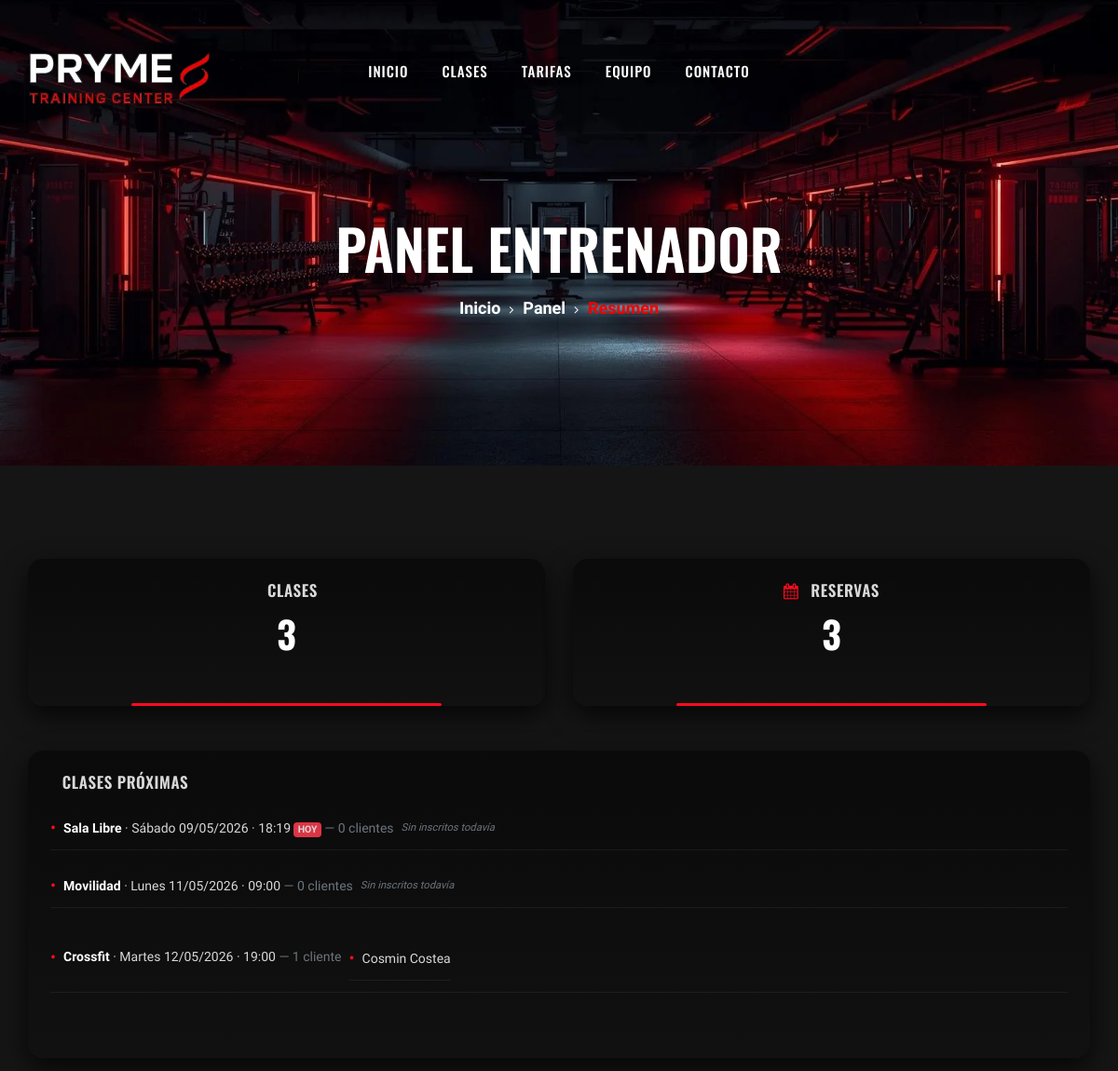
Page /entrenador/ (upper part) on the earlier database version.
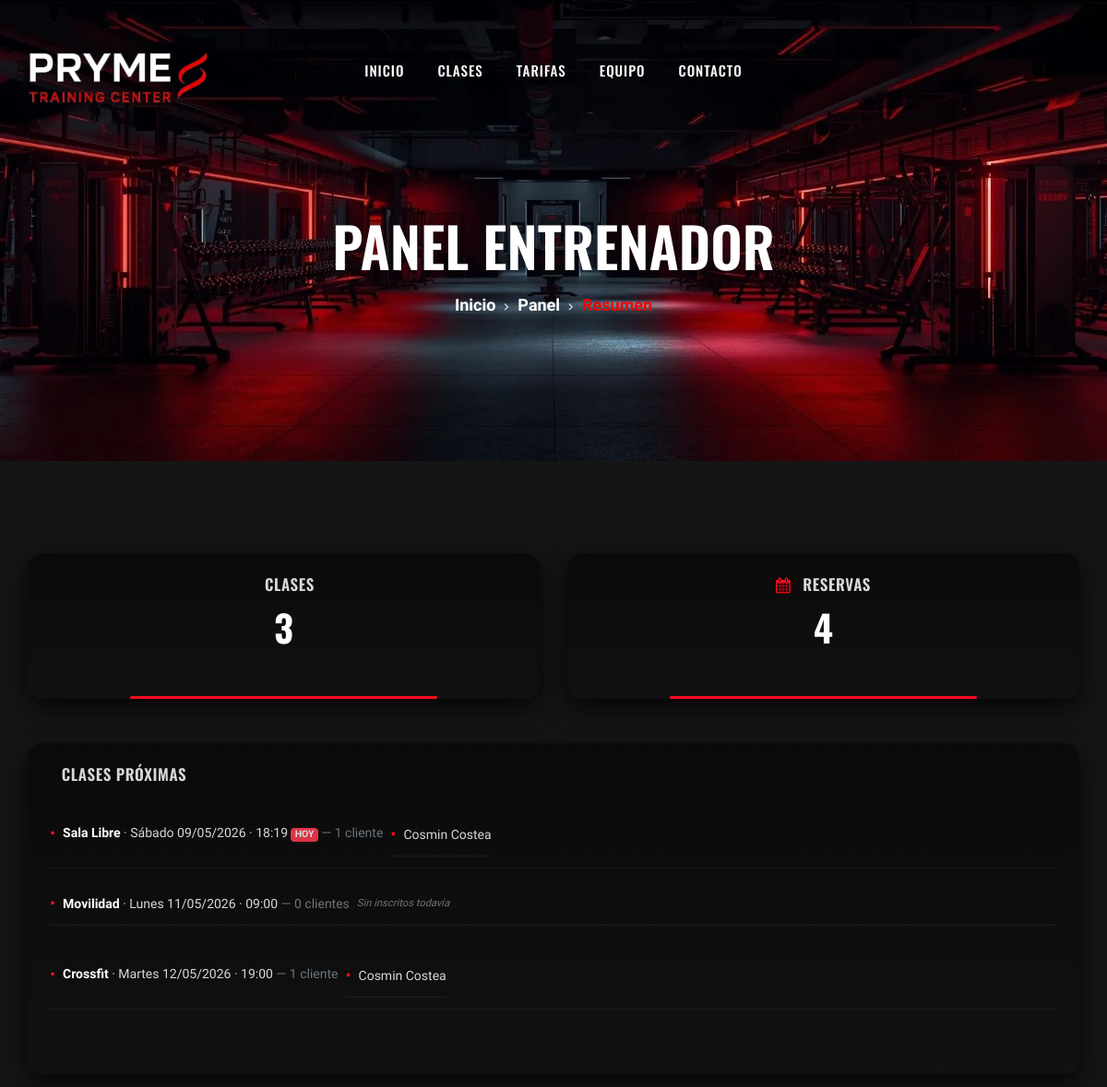
Same page on the later database version.
### gimnasio/models.py (models this page shows, shortened)
class Clase(models.Model):
    nombre = models.CharField(max_length=100)
    descripcion = models.TextField(blank=True, null=True)
    horario = models.CharField(max_length=50)
    entrenador = models.ForeignKey(Entrenador, on_delete=models.SET_NULL, null=True, related_name="clases")
    tarifas = models.ManyToManyField(Tarifa, related_name="clases")
    capacidad = models.IntegerField(default=20)

class Reserva(models.Model):
    ESTADOS = [
        ('reservada', 'Reservada'),
        ('asistio', 'Asistió'),
        ('cancelada', 'Cancelada'),
    ]
    cliente = models.ForeignKey(Cliente, on_delete=models.CASCADE, related_name="reservas")
    clase = models.ForeignKey(Clase, on_delete=models.CASCADE, related_name="reservas")
    fecha_reserva = models.DateField()
    estado = models.CharField(max_length=10, choices=ESTADOS, default='reservada')
    class Meta:
        unique_together = ('cliente', 'clase', 'fecha_reserva')

class Cliente(models.Model):
    nombre = models.CharField(max_length=100)
    email = models.EmailField(unique=True)
    telefono = models.CharField(max_length=20, blank=True)
    password = models.CharField(max_length=255)
    tarifa = models.ForeignKey(Tarifa, on_delete=models.SET_NULL, null=True, related_name="usuarios")
    fecha_registro = models.DateField(auto_now_add=True)

### entrenador/views.py (the view)
# urls.py: path('', views.panel_entrenador, name='panel'),
def panel_entrenador(request):
    entrenador = Entrenador.objects.first()
    clases = Clase.objects.filter(entrenador=entrenador)
    total_clases   = clases.count()
    total_reservas = Reserva.objects.filter(clase__entrenador=entrenador).count()
    proximas = []
    for clase in clases:
        prox_dt = proxima_sesion_clase(clase.nombre)
        if not prox_dt:
            continue
        fecha = prox_dt.date()
        reservas_clase = (
            Reserva.objects
            .filter(clase=clase, fecha_reserva=fecha, estado='reservada')
            .select_related('cliente')
            .order_by('cliente__nombre')
        )
        proximas.append({
            'clase':     clase,
            'fecha':     fecha,
            'hora':      prox_dt.strftime("%H:%M"),
            'dia':       DIAS_ES[fecha.weekday()],
            'es_hoy':    fecha == date.today(),
            'reservas':  reservas_clase,
            'inscritos': reservas_clase.count(),
        })
    proximas.sort(key=lambda p: (p['fecha'], p['hora']))
    context = {
        'total_clases':   total_clases,
        'total_reservas': total_reservas,
        'proximas':       proximas,
    }
    return render(request, 'entrenador/panel.html', context)

### entrenador/templates/entrenador/panel.html (shortened to what this page needs)
{% extends "entrenador/components/base.html" %}
{% load static %}
{% block title %}Panel Entrenador{% endblock %}
{% block subtitulo %}Resumen{% endblock %}
{% block css_entrenador %}
    <link rel="stylesheet" href="{% static 'css/entrenador/style_panel_entrenador.css' %}">
{% endblock %}
{% block contenido %}
<div class="row mb-4">
    <div class="col-md-6">
        <div class="class-item p-4 text-center">
            <h4> Clases</h4>
            <h2>{{ total_clases }}</h2>
        </div>
    </div>
    <div class="col-md-6">
        <div class="class-item p-4 text-center">
            <h4><i class="fa fa-calendar"></i> Reservas</h4>
            <h2>{{ total_reservas }}</h2>
        </div>
    </div>
</div>
<div class="row">
    <div class="col-lg-12">
        <div class="class-item p-4">
            <h4 class="mb-3">
                 Clases Próximas
            </h4>
            {% if proximas %}
                <ul class="list-unstyled">
                    {% for p in proximas %}
                        <li class="mb-3">
                            <div>
                                <strong>{{ p.clase.nombre }}</strong>
                                · {{ p.dia }} {{ p.fecha|date:"d/m/Y" }} · {{ p.hora }}
                                {% if p.es_hoy %}<span class="badge bg-danger ms-2">HOY</span>{% endif %}
                                <span class="text-muted">
                                    — {{ p.inscritos }} {{ p.inscritos|pluralize:"cliente,clientes" }}
                                </span>
                            </div>
                            {% if p.reservas %}
                                <ul class="ms-3 mt-1 mb-0 small">
                                    {% for r in p.reservas %}
                                        <li>{{ r.cliente.nombre }}</li>
                                    {% endfor %}
                                </ul>
                            {% else %}
                                <em class="ms-3 small text-muted">Sin inscritos todavía</em>
                            {% endif %}
                        </li>
                    {% endfor %}
                </ul>
            {% else %}
                <p>No hay clases programadas próximamente</p>
            {% endif %}
        </div>
    </div>
</div>
{% endblock %}

Differences in the rows shown:
shown differently, row unchanged: Clase "Sala Libre": inscritos "0" → "1"; no longer shows "Sin inscritos todavía"
added Reserva: cliente.nombre "Cosmin Costea", shown under Clase "Sala Libre"
Other differences:
{{ total_reservas }}: "3" → "4"
